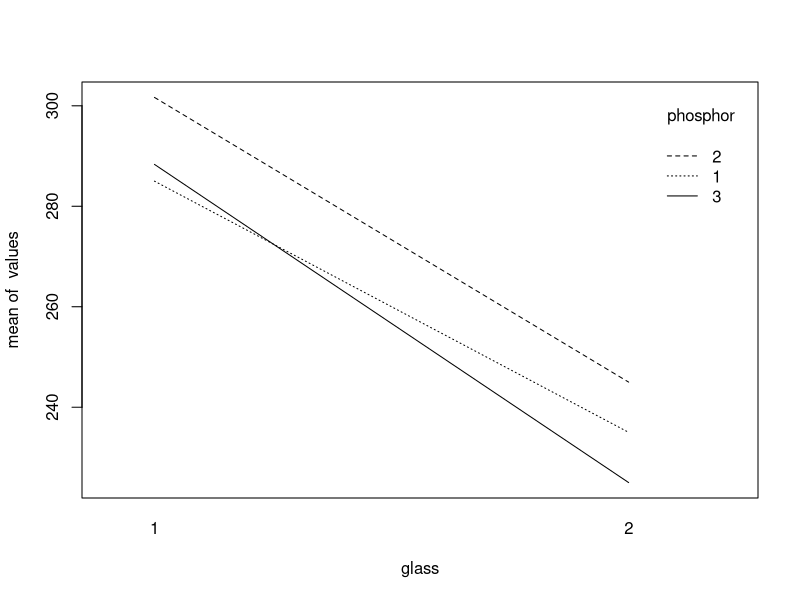
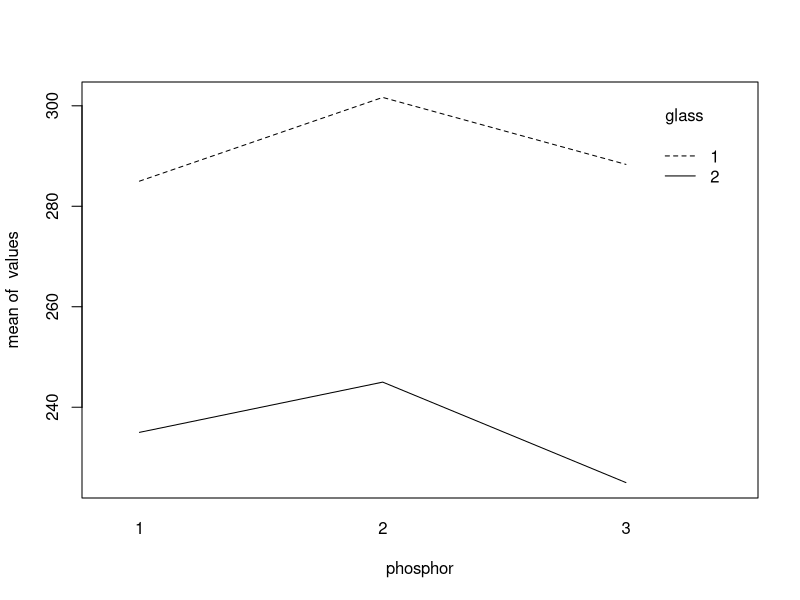

Write the R code that produced these figures, in order.
## ---- chunk 1
knitr::opts_chunk$set(echo = TRUE)
options(scipen = 9999)

library(kableExtra)
library(broom)
library(tidyverse)
## ---- chunk 2

a <- 2 #niveis de glass
b <- 3 #niveis de phosphor

glass <- factor(rep(c(1,1,1,2,2,2), 3))
phosphor <- factor(rep(c(1,2,3), each = 6))
values <- c(280,290,285,230,235,240,
            300,310,295,260,240,235,
            290,285,290,220,225,230)

dados <- data.frame(glass, phosphor, values)
## ---- chunk 3
tabela_aov <- aov(values ~ phosphor*glass)

tabela_aov %>% 
  tidy() %>%
knitr::kable(
    format = "latex",
    align = "c",
    booktabs = TRUE,
    longtable = TRUE,
    linesep = "",
    escape = FALSE,
    digits = 4
    ) %>%
  kableExtra::kable_styling(
      position = "center",
      latex_options = c("striped", "repeat_header"),
      stripe_color = "gray!15")
  
## ---- chunk 4
mu <- mean(values)
qmres <- tidy(tabela_aov)$meansq[4]

taus <- tapply(values, glass, mean)-mu
betas <- tapply(values, phosphor, mean)-mu
taubeta <- tapply(values, paste(glass, phosphor), mean)-mu

data.frame(mu, qmres)%>%
  knitr::kable(
    format = "latex",
    align = "c",
    booktabs = TRUE,
    longtable = TRUE,
    linesep = "",
    col.names = c("$\\mu$", "$\\sigma^2$"),
    escape = FALSE,
    digits = 3
    ) %>%
  kableExtra::kable_styling(
      position = "center",
      latex_options = c("striped", "repeat_header"),
      stripe_color = "gray!15")

data.frame(taus, t = c(1:2))%>%
  pivot_wider(names_from = t, values_from = taus)%>%
  knitr::kable(
    format = "latex",
    align = "c",
    booktabs = TRUE,
    longtable = TRUE,
    linesep = "",
    col.names = c("$\\tau_1$", "$\\tau_2$"),
    escape = FALSE,
    digits = 3
    ) %>%
  kableExtra::kable_styling(
      position = "center",
      latex_options = c("striped", "repeat_header"),
      stripe_color = "gray!15")

data.frame(betas, b = c(1:3))%>%
  pivot_wider(names_from = b, values_from = betas)%>%
  knitr::kable(
    format = "latex",
    align = "c",
    booktabs = TRUE,
    longtable = TRUE,
    linesep = "",
    col.names = c("$\\beta_1$", "$\\beta_2$", "$\\beta_3$"),
    escape = FALSE,
    digits = 3
    ) %>%
  kableExtra::kable_styling(
      position = "center",
      latex_options = c("striped", "repeat_header"),
      stripe_color = "gray!15")

data.frame(taubeta, tb = c(1:6))%>%
  pivot_wider(names_from = tb, values_from = taubeta)%>%
  knitr::kable(
    format = "latex",
    align = "c",
    booktabs = TRUE,
    longtable = TRUE,
    linesep = "",
    col.names = c("$\\tau_1\\beta_1$", "$\\tau_1\\beta_2$", "$\\tau_1\\beta_3$", "$\\tau_2\\beta_1$", "$\\tau_2\\beta_2$", "$\\tau_2\\beta_3$"),
    escape = FALSE,
    digits = 3
    ) %>%
  kableExtra::kable_styling(
      position = "center",
      latex_options = c("striped", "repeat_header"),
      stripe_color = "gray!15")
## ---- chunk 5
interaction.plot(glass, phosphor, values)

interaction.plot(phosphor, glass, values)
